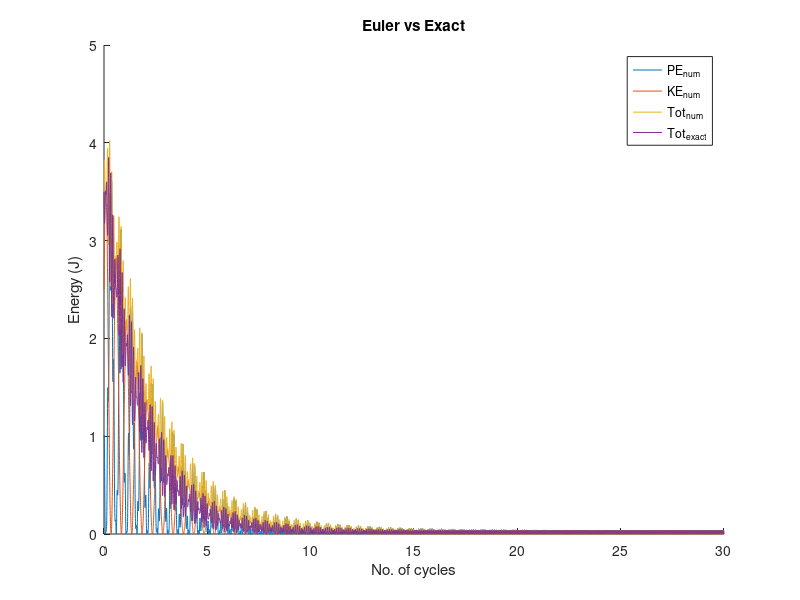
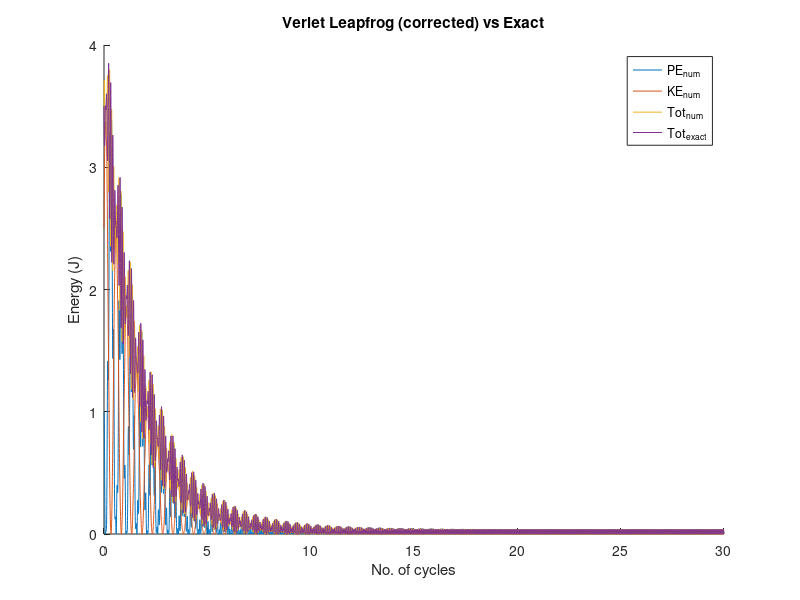
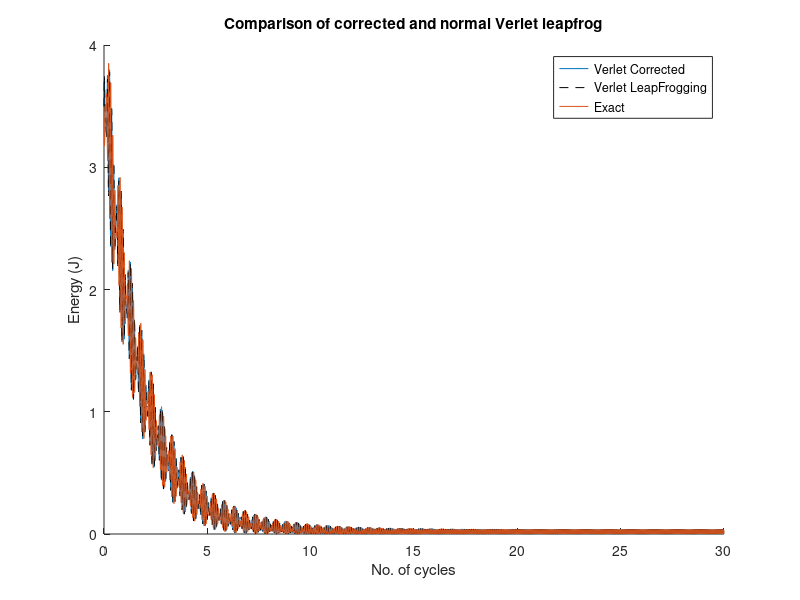
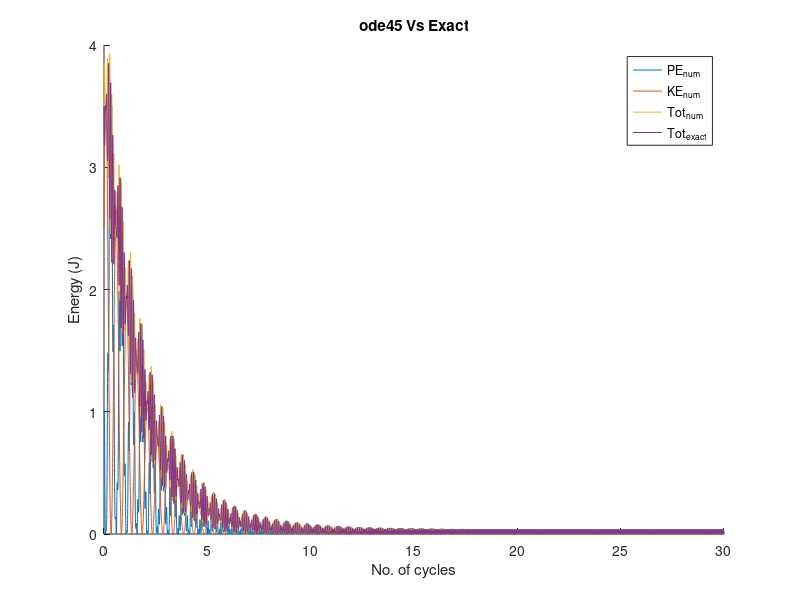

The MATLAB script that drew these images, in order:
clc; close all; clear variables;
load('plotting.mat')
%% Euler %%%
figure()
hold on
plot(t/T_period,pot_euler);
plot(t/T_period,kin_euler);
plot(t/T_period,tot_euler);
plot(t/T_period,tot_exact);
legend('PE_{num}','KE_{num}','Tot_{num}','Tot_{exact}')
xlabel('No. of cycles')
ylabel('Energy (J)')
title('Euler vs Exact')
%% Verlet %%%
figure()
hold on
plot(t/T_period,pot_verlet);
plot(t/T_period,kin_verlet);
plot(t/T_period,tot_verlet);
plot(t/T_period,tot_exact);
legend('PE_{num}','KE_{num}','Tot_{num}','Tot_{exact}')
xlabel('No. of cycles')
ylabel('Energy (J)')
title('Verlet Leapfrog (corrected) vs Exact')

% energy using corrected velocities----------------------------------------
figure()
hold on
plot(t/T_period,tot_verlet)
plot(t/T_period,tot_verlet_w,'k--')
plot(t/T_period, tot_exact)
legend('Verlet Corrected','Verlet LeapFrogging','Exact')
xlabel('No. of cycles')
ylabel('Energy (J)')
title('Comparison of corrected and normal Verlet leapfrog')
%% ode45 %%Exact
figure()
xlabel('Time (s)')
ylabel('Energy (J)')
hold on
plot(t_ode/T_period,pot_ode45);
plot(t_ode/T_period,kin_ode45);
plot(t_ode/T_period,tot_ode45);
plot(t/T_period,tot_exact);
legend('PE_{num}','KE_{num}','Tot_{num}','Tot_{exact}')
xlabel('No. of cycles')
ylabel('Energy (J)')
title('ode45 Vs Exact')
%% comparing displacements
figure()
hold on
plot(t_ode/T_period, xy_ode45(:,1));
plot(t/T_period,x_euler)
plot(t/T_period,x_leap)
plot(t/T_period, x_anal);
xlabel('No. of cycles')
ylabel('Displacement (m)')
title('Displacement Comparison')
legend('ode45', 'Euler', 'Verlet', 'Exact')
%% comparing energies
figure()
hold on
plot(t/T_period,tot_euler)
plot(t_ode/T_period,tot_ode45);
plot(t/T_period,tot_verlet)
plot(t/T_period, tot_exact)
xlabel('No. of cycles')
ylabel('Energy (J)')
legend('Euler','ode45','Verlet Leapfrog','Exact')
title('Comparison of total energies by different methods')
%% amplitude vs omega
figure() 
loglog(omg_f,A_steady/f)
hold on
loglog(omg_f,A_Euler/f)
loglog(omg_f, A_Verlet/f)
loglog(omg_f, A_ode45/f)
xlabel('\omega_f')
ylabel('A/f')
legend('Exact','Euler','Verlet','ode45')
title('Amplitude variation with driving frequency')
